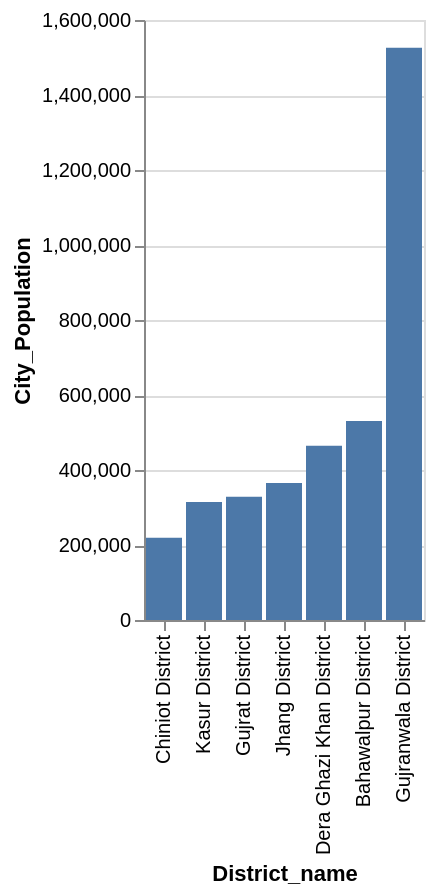

This figure's Vega-Lite source:
### Vega-Lite specification from a JSON file in a GitHub repository (floating-point values rounded to 4 significant figures)
{"data": {"values": [{"x_data": "Chiniot District", "y_data": 219254}, {"x_data": "Kasur District", "y_data": 314617}, {"x_data": "Gujrat District", "y_data": 328512}, {"x_data": "Jhang District", "y_data": 365198}, {"x_data": "Dera Ghazi Khan District", "y_data": 464742}, {"x_data": "Bahawalpur District", "y_data": 530438}, {"x_data": "Gujranwala District", "y_data": 1526168}]}, "mark": "bar", "encoding": {"x": {"field": "x_data", "type": "nominal", "title": "District_name", "sort": {"op": "sum", "field": "y_data", "order": "ascending"}}, "y": {"field": "y_data", "type": "quantitative", "title": "City_Population"}}}
